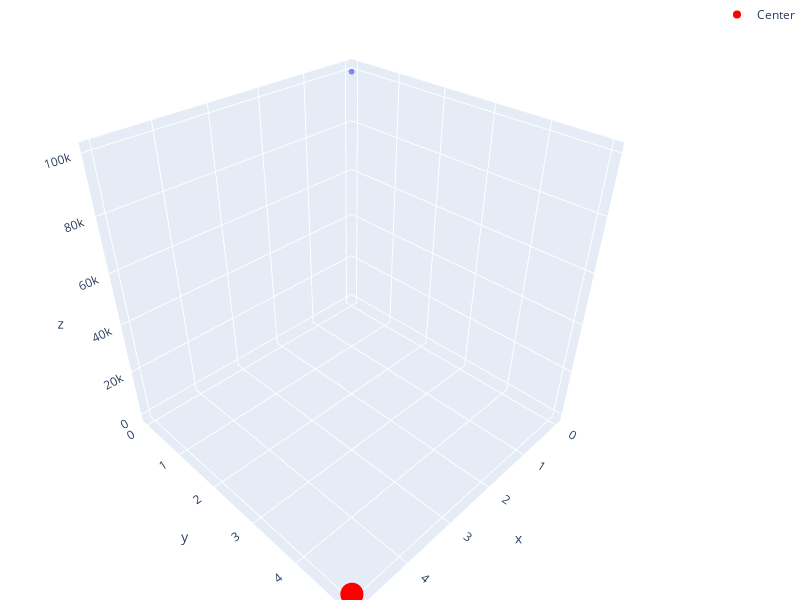

Notebook code for this chart:
### Code cell
import plotly.graph_objects as go
fig = go.Figure(data=[go.Scatter3d(x=x_ax, y=y_ax, z=z_ax,
                                   mode='markers',showlegend = False,  marker=dict(
        size=2,
               # set color to an array/list of desired values
        opacity=0.8
    )), go.Scatter3d(
        x=[center[0][0]],
        y=[center[0][1]],
        z=[0],
        mode='markers',
        line=dict(
            color='red',
            width=2
        ),name = 'Center'
    )])
fig.update_layout(
        margin=dict(
            l=0,                    # Set left margin to 0
            r=0,                    # Set right margin to 0
            b=0,                    # Set bottom margin to 0
            t=0                    # Set top margin to 40
        ),
        width=800,                  # Set figure width to 800
        height=600 )
fig.show()

### Figure 1 — Plotly figure (JSON) as saved in the notebook; plotly's stock layout.template omitted (floating-point values rounded to 4 significant figures)
{"data": [{"marker": {"opacity": 0.8, "size": 2}, "mode": "markers", "showlegend": false, "type": "scatter3d", "x": [0], "y": [0], "z": [100000]}, {"line": {"color": "red", "width": 2}, "mode": "markers", "name": "Center", "type": "scatter3d", "x": [5], "y": [5], "z": [0]}], "layout": {"height": 600, "margin": {"b": 0, "l": 0, "r": 0, "t": 0}, "width": 800}}
